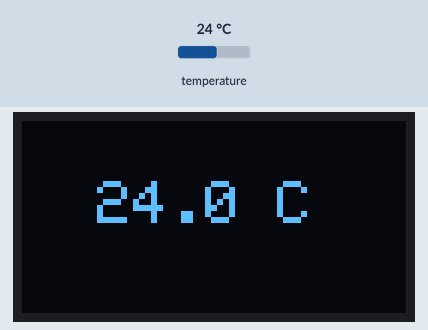
This sketch was run on a simulated ESP32. Parts: 128×64 one-colour display. Inputs (shaded band) come from the test bench; at power-on: temperature 24 °C.

Above: at 1.2 s.
1.3 s: temperature set to 12 °C
At 3.8 s:
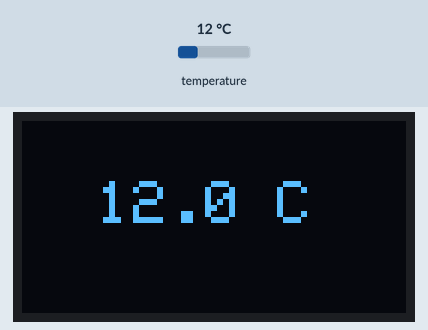
4.1 s: temperature set to 19 °C
At 5.1 s:
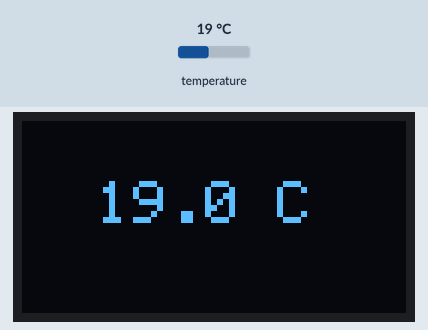
6.6 s: temperature set to 28 °C
At 9.5 s:
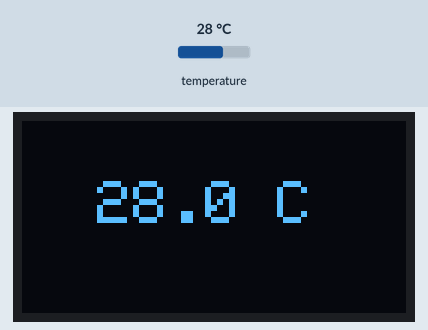
Timing chart, 0 to 11.0 s (numbered marks = the images above; inputs shaded):
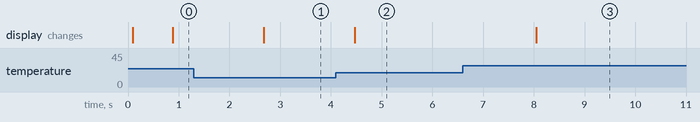

Measured:
- after the input at 1.3 s, the display: changes after 1.4 s (image 1)
- after the input at 4.1 s, the display: changes after 0.37 s (image 2)
- after the input at 6.6 s, the display: changes after 1.4 s (image 3)

The sketch:

temperature_reading.ino
```cpp
#include <OneWire.h>
#include <DallasTemperature.h>
#include <Adafruit_GFX.h>
#include <Adafruit_SSD1306.h>

// ------------------- OLED Configuration -------------------

#define SCREEN_WIDTH 128
#define SCREEN_HEIGHT 64
#define SDA_PIN 6
#define SCL_PIN 7
#define OLED_RESET -1
Adafruit_SSD1306 display(SCREEN_WIDTH, SCREEN_HEIGHT, &Wire, OLED_RESET);

const int oneWireBus = 4; // GPIO pin where the DS18B20 DQ wire is connected
OneWire oneWire(oneWireBus); // Setup a oneWire instance to communicate with any OneWire devices
DallasTemperature sensors(&oneWire); // Pass our oneWire reference to Dallas Temperature sensor

// ------------------- My Functions -------------------

void writeSerialTemp(float temp) {
    Serial.print("Temperature: ");
    Serial.print(temp);
    Serial.println("°C");
}

void writeDisplay(String text) {
    display.clearDisplay();
    display.setTextSize(2);
    display.setTextColor(SSD1306_WHITE);
    display.setCursor(25, 20);

    display.println(text);

    display.display();
}

void writeDisplayTemp(float temp) {
    display.clearDisplay();
    display.setTextSize(2);
    display.setTextColor(SSD1306_WHITE);
    display.setCursor(25, 20);

    // Print the temperature with 1 decimal place
    display.print(temp, 1);
    display.println(" C");  // 'C' instead of '°C' for simpler font handling

    display.display();
}

// ------------------- Real Code -------------------

void setup(void) {
    Serial.begin(115200);
    Wire.begin(SDA_PIN, SCL_PIN);

    if (!display.begin(SSD1306_SWITCHCAPVCC, 0x3C)) {
        Serial.println(F("OLED failed"));
    } else {
        writeDisplay("Yo!");
    }

    sensors.begin();
    writeDisplay("DS18B20 Initialized");
}

void loop(void) {
    // Request temperatures from the sensor
    sensors.requestTemperatures();

    // Fetch the temperature in Celsius
    float temperatureC = sensors.getTempCByIndex(0);

    // Check if reading was successful
    if (temperatureC != DEVICE_DISCONNECTED_C) {
        writeDisplayTemp(temperatureC);
    } else {
        Serial.println("Error: Could not read temperature data");
    }

    // Wait 0.1 seconds before next reading
    delay(1000);
}
```
